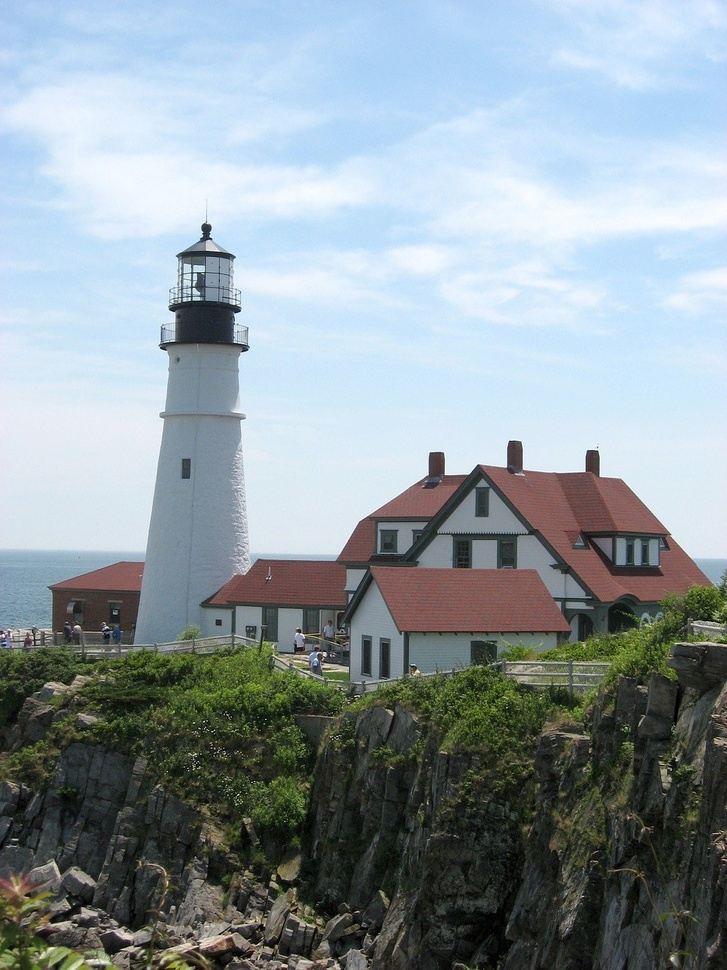
//> input picture images/pic/2019101203383336641.jpg, 727 x 970 px, shrunk from 960 x 1280 before the run, given in place of the camera
$ ./inputVideo   (built with g++ and OpenCV 4)
//> lines starting //> are read from the running program, lines starting //| are printed output that depends on the picture; after the words box and inside, x2 and y2 are one past the last pixel; in counts of white or black regions, pixels touching at a corner belong together
#include <iostream>
#include <string>
#include <opencv2/opencv.hpp>

using namespace cv;
using namespace std;

using namespace cv;
int main() {

    VideoCapture capture(0);
    Mat edges;


    while (1) {
        Mat frame;
        capture >> frame;
//> frame is the input picture: 970 rows x 727 cols, CV_8UC3; mean B, G, R 158.4, 152.9, 140.7

        cvtColor(frame, edges, COLOR_BGR2GRAY);
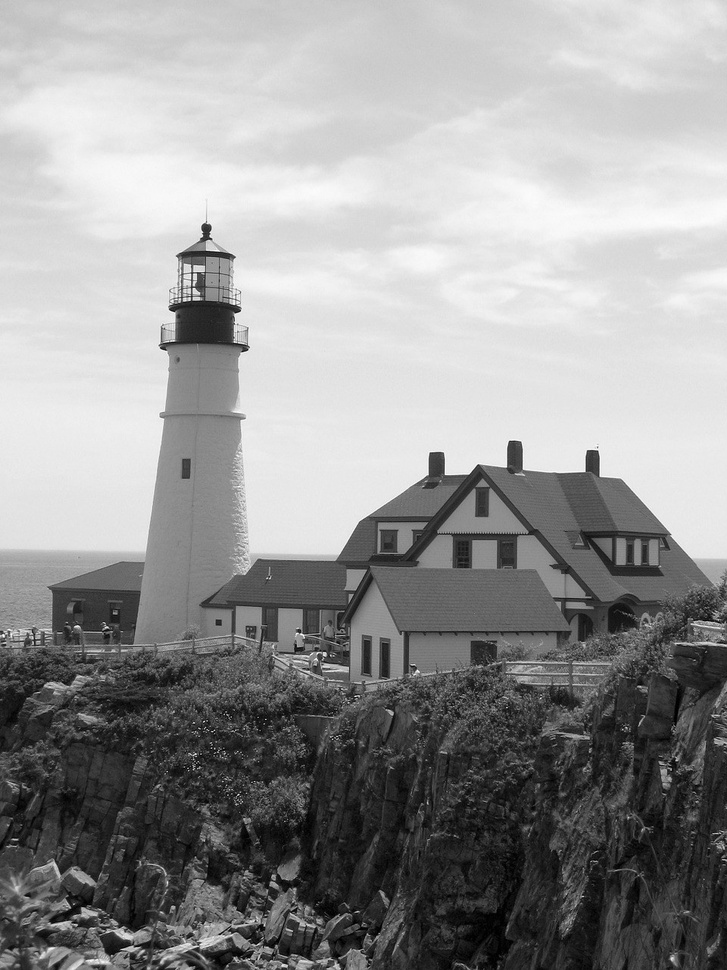
//> edges: 970 rows x 727 cols, CV_8UC1; min 0, max 255, mean 149.9

        blur(edges, edges, Size(7, 7));

        Canny(edges, edges, 0, 30, 3);
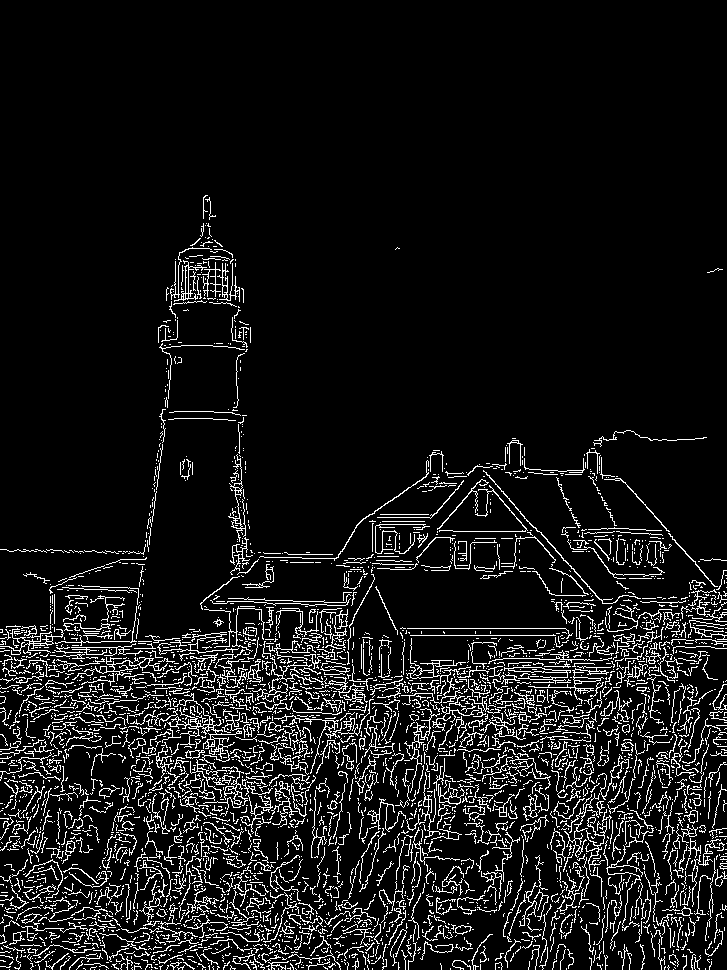
//> edges: 970 rows x 727 cols, CV_8UC1; 8.8% white in thin lines or dots, all inside (x1, y1, x2, y2) = (0, 195, 727, 970)
        namedWindow("display window", WINDOW_KEEPRATIO);
        imshow("display window", edges);

        if(waitKey(30) >= 0) {
//> the Esc key is pressed
            break;
        };
    }

    return 0;
}

$ run again, on images/pic/201910282300503083.jpg
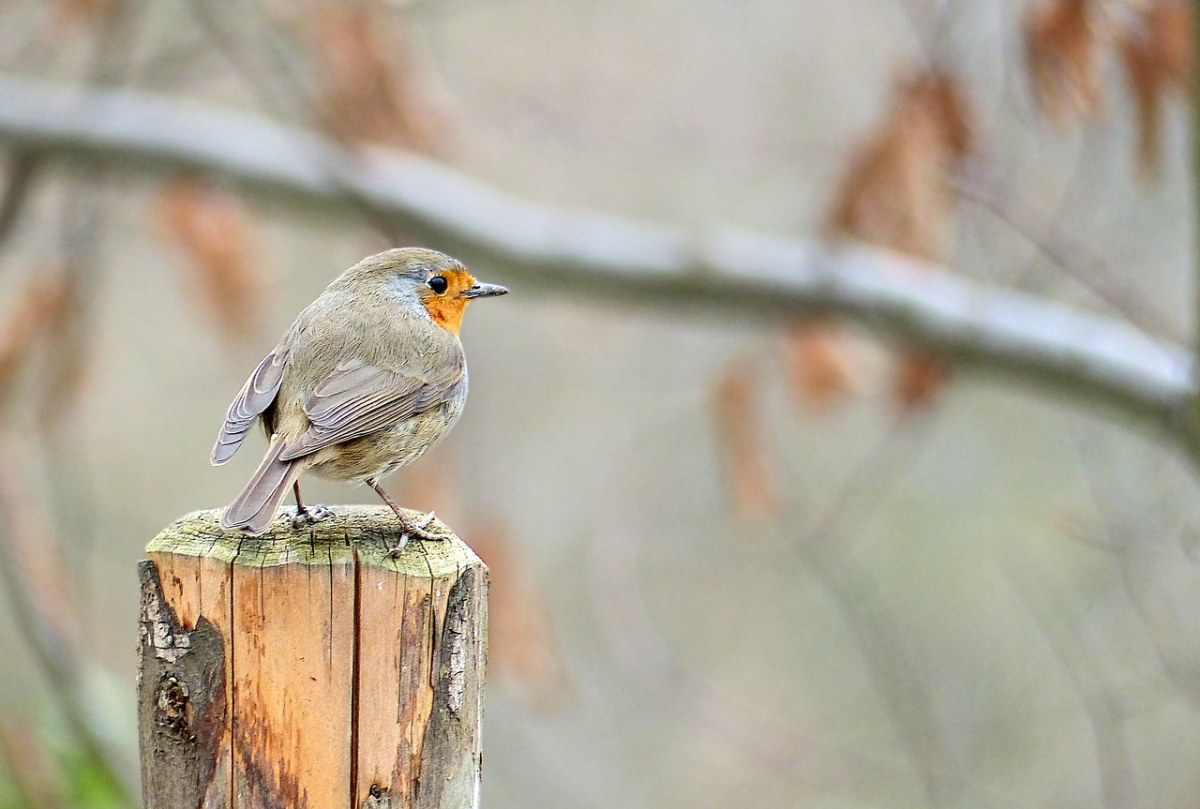
//> input picture images/pic/201910282300503083.jpg, 1200 x 809 px, given in place of the camera
//> frame is the input picture: 809 rows x 1200 cols, CV_8UC3; mean B, G, R 151.5, 167.3, 175
//> `cvtColor(frame, edges, COLOR_BGR2GRAY);`:
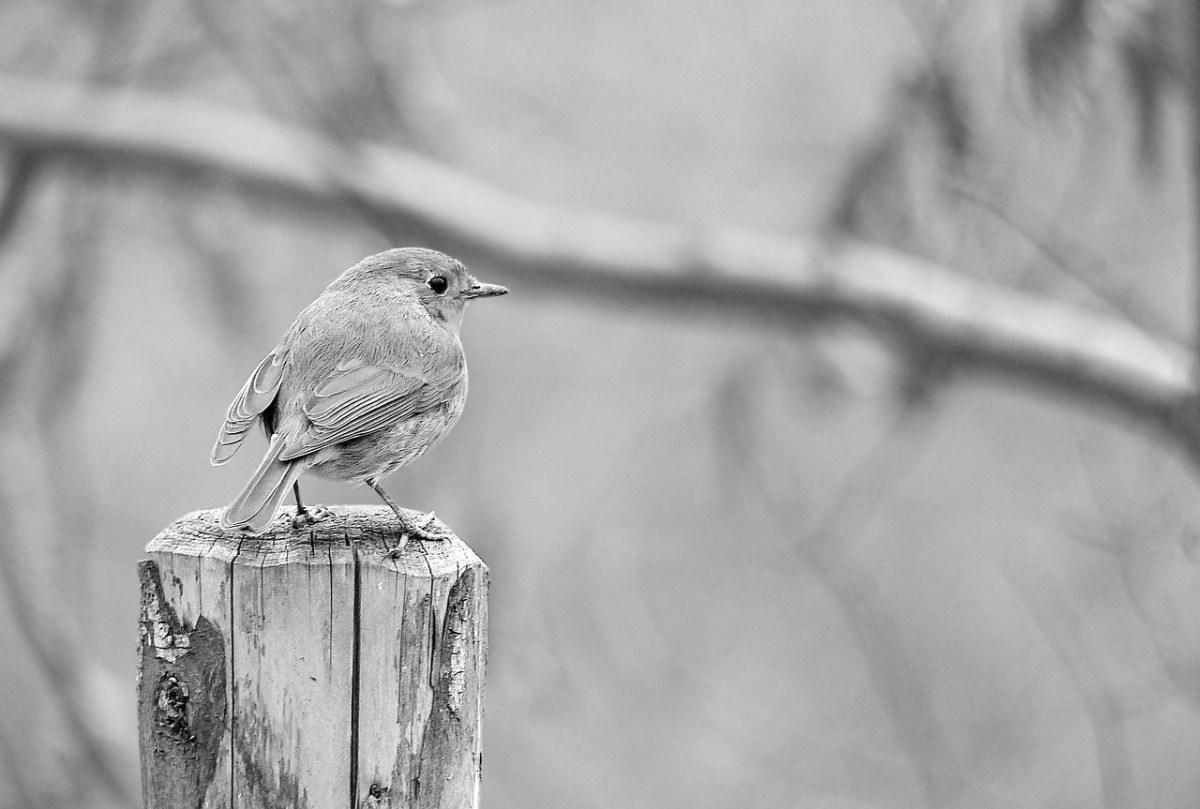
//> edges: 809 rows x 1200 cols, CV_8UC1; min 0, max 255, mean 167.8
//> `Canny(edges, edges, 0, 30, 3);`:
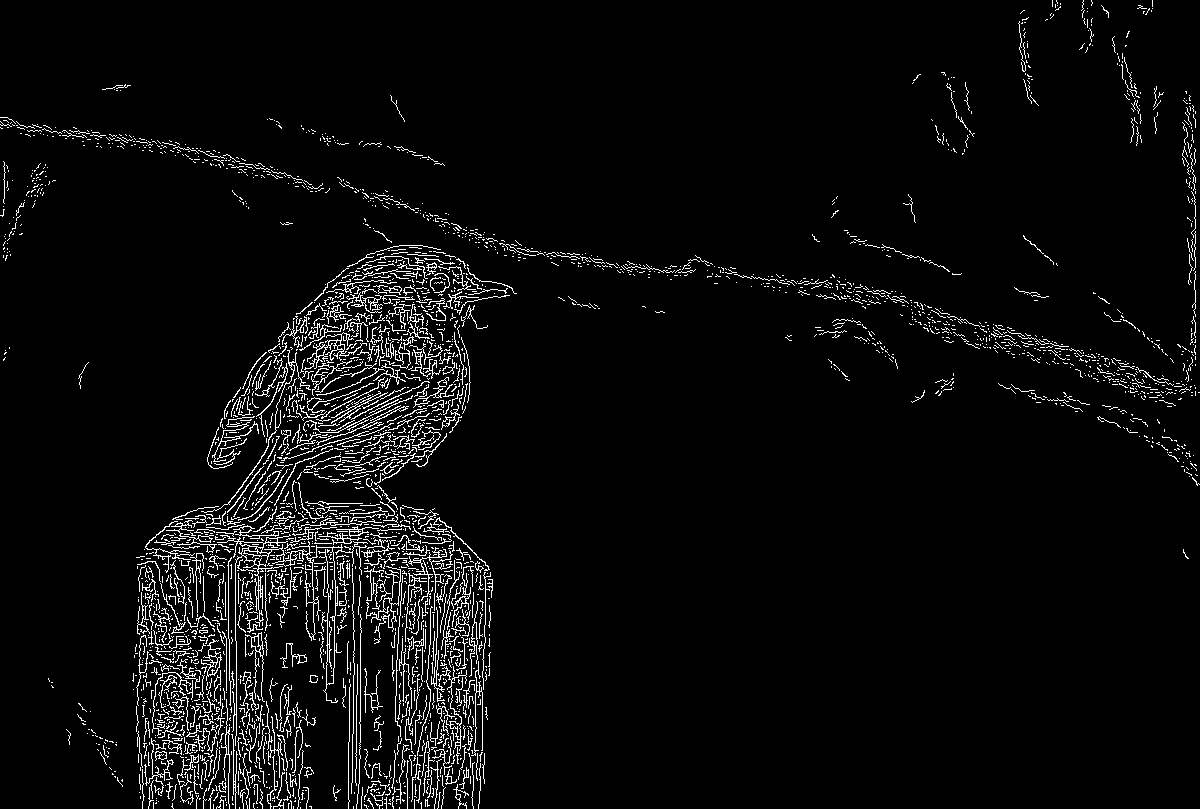
//> edges: 809 rows x 1200 cols, CV_8UC1; 4.3% white in thin lines or dots

$ run again, on images/pic/3.jpg
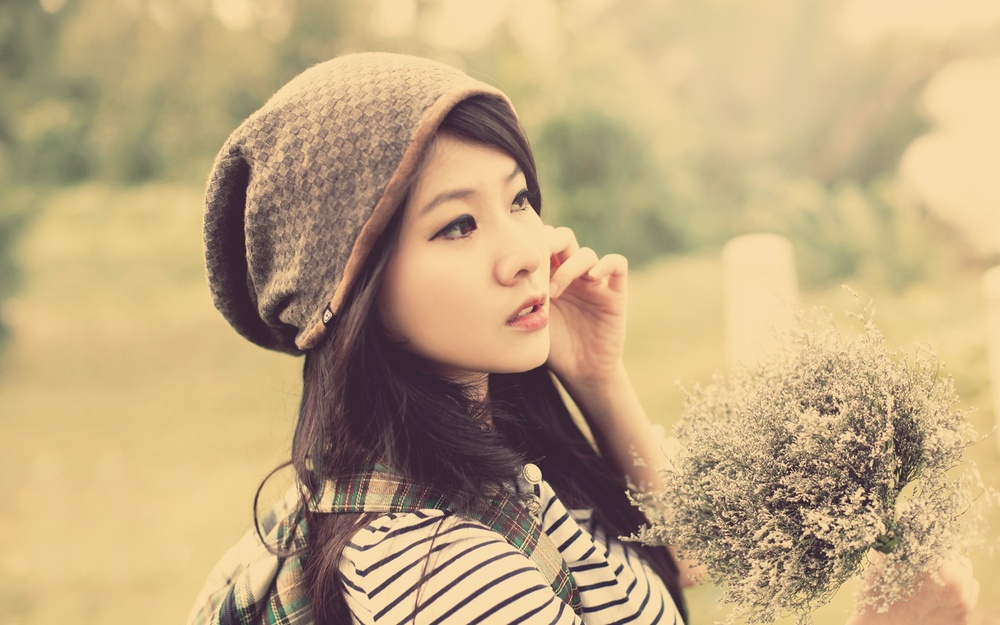
//> input picture images/pic/3.jpg, 1000 x 625 px, shrunk from 1920 x 1200 before the run, given in place of the camera
//> frame is the input picture: 625 rows x 1000 cols, CV_8UC3; mean B, G, R 127.4, 167, 192
//> `blur(edges, edges, Size(7, 7));`:
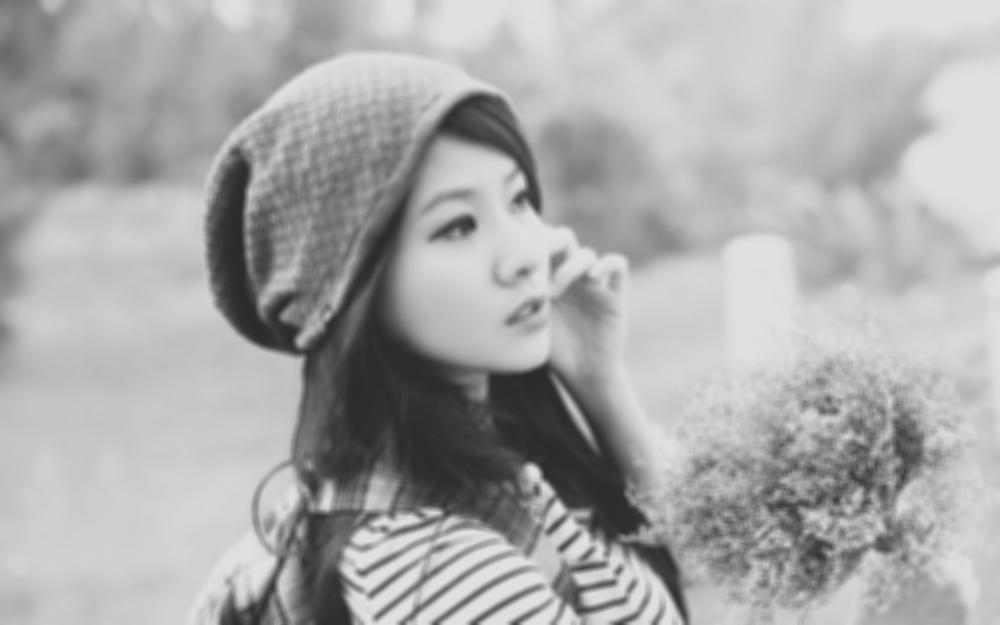
//> edges: 625 rows x 1000 cols, CV_8UC1; min 44, max 224, mean 169.9
//> `Canny(edges, edges, 0, 30, 3);`:
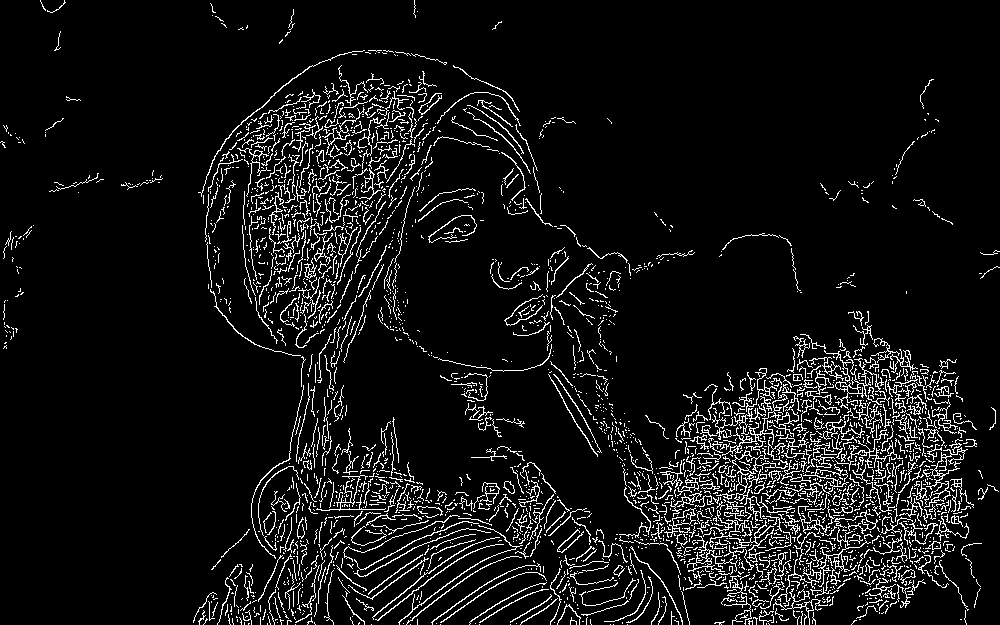
//> edges: 625 rows x 1000 cols, CV_8UC1; 7.4% white in thin lines or dots
